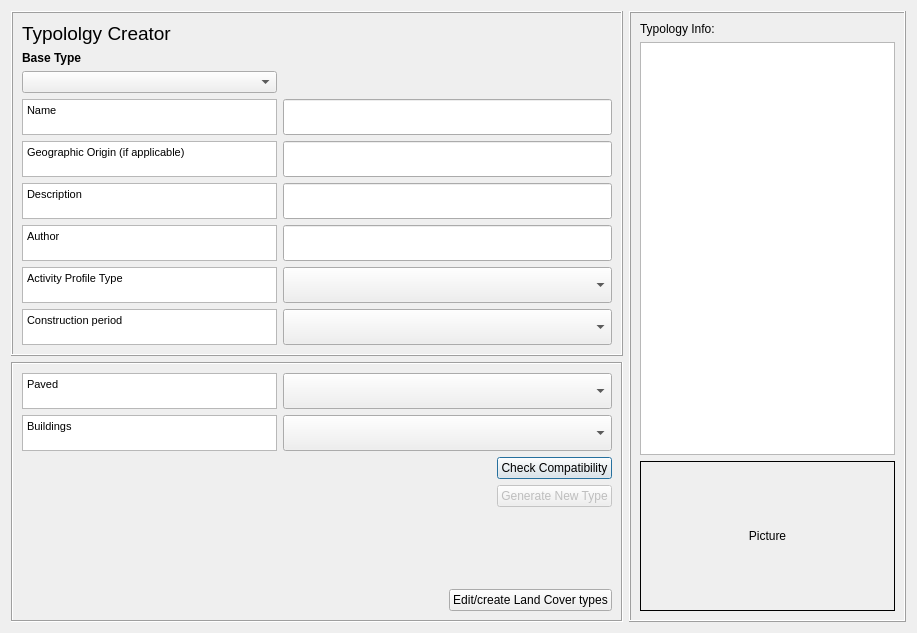
<?xml version="1.0" encoding="UTF-8"?>
<ui version="4.0">
 <class>urban_type_db_editorDialogBase</class>
 <widget class="QDialog" name="urban_type_db_editorDialogBase">
  <property name="geometry">
   <rect>
    <x>0</x>
    <y>0</y>
    <width>917</width>
    <height>633</height>
   </rect>
  </property>
  <property name="windowTitle">
   <string>Urban Type Database editor</string>
  </property>
  <layout class="QGridLayout" name="gridLayout_3">
   <item row="0" column="0">
    <widget class="QFrame" name="frame1">
     <property name="frameShape">
      <enum>QFrame::Box</enum>
     </property>
     <property name="frameShadow">
      <enum>QFrame::Raised</enum>
     </property>
     <layout class="QGridLayout" name="gridLayout">
      <item row="0" column="0">
       <widget class="QLabel" name="label_42">
        <property name="font">
         <font>
          <pointsize>14</pointsize>
         </font>
        </property>
        <property name="text">
         <string>&lt;!DOCTYPE HTML PUBLIC &quot;-//W3C//DTD HTML 4.0//EN&quot; &quot;http://www.w3.org/TR/REC-html40/strict.dtd&quot;&gt;
&lt;html&gt;&lt;head&gt;&lt;meta name=&quot;qrichtext&quot; content=&quot;1&quot; /&gt;&lt;style type=&quot;text/css&quot;&gt;
p, li { white-space: pre-wrap; }
&lt;/style&gt;&lt;/head&gt;&lt;body style=&quot; font-family:'MS Shell Dlg 2'; font-size:7.8pt; font-weight:400; font-style:normal;&quot;&gt;
&lt;p style=&quot; margin-top:0px; margin-bottom:0px; margin-left:0px; margin-right:0px; -qt-block-indent:0; text-indent:0px;&quot;&gt;&lt;span style=&quot; font-size:14pt;&quot;&gt;Typololgy Creator&lt;/span&gt;&lt;/p&gt;&lt;/body&gt;&lt;/html&gt;</string>
        </property>
       </widget>
      </item>
      <item row="1" column="0">
       <widget class="QLabel" name="label">
        <property name="sizePolicy">
         <sizepolicy hsizetype="Preferred" vsizetype="Minimum">
          <horstretch>0</horstretch>
          <verstretch>0</verstretch>
         </sizepolicy>
        </property>
        <property name="font">
         <font>
          <weight>75</weight>
          <bold>true</bold>
         </font>
        </property>
        <property name="text">
         <string>Base Type</string>
        </property>
        <property name="alignment">
         <set>Qt::AlignBottom|Qt::AlignLeading|Qt::AlignLeft</set>
        </property>
       </widget>
      </item>
      <item row="2" column="0">
       <widget class="QComboBox" name="comboBoxTableSelect"/>
      </item>
      <item row="3" column="0">
       <widget class="QTextBrowser" name="textBrowser_Surface">
        <property name="sizePolicy">
         <sizepolicy hsizetype="Preferred" vsizetype="Preferred">
          <horstretch>0</horstretch>
          <verstretch>0</verstretch>
         </sizepolicy>
        </property>
        <property name="minimumSize">
         <size>
          <width>1</width>
          <height>0</height>
         </size>
        </property>
        <property name="maximumSize">
         <size>
          <width>16777215</width>
          <height>36</height>
         </size>
        </property>
        <property name="html">
         <string>&lt;!DOCTYPE HTML PUBLIC &quot;-//W3C//DTD HTML 4.0//EN&quot; &quot;http://www.w3.org/TR/REC-html40/strict.dtd&quot;&gt;
&lt;html&gt;&lt;head&gt;&lt;meta name=&quot;qrichtext&quot; content=&quot;1&quot; /&gt;&lt;style type=&quot;text/css&quot;&gt;
p, li { white-space: pre-wrap; }
&lt;/style&gt;&lt;/head&gt;&lt;body style=&quot; font-family:'MS Shell Dlg 2'; font-size:7.8pt; font-weight:400; font-style:normal;&quot;&gt;
&lt;p style=&quot; margin-top:0px; margin-bottom:0px; margin-left:0px; margin-right:0px; -qt-block-indent:0; text-indent:0px;&quot;&gt;&lt;span style=&quot; font-size:8pt;&quot;&gt;Name&lt;/span&gt;&lt;/p&gt;&lt;/body&gt;&lt;/html&gt;</string>
        </property>
       </widget>
      </item>
      <item row="3" column="1">
       <widget class="QgsFilterLineEdit" name="textEditName">
        <property name="sizePolicy">
         <sizepolicy hsizetype="Expanding" vsizetype="Preferred">
          <horstretch>0</horstretch>
          <verstretch>0</verstretch>
         </sizepolicy>
        </property>
        <property name="maximumSize">
         <size>
          <width>16777215</width>
          <height>36</height>
         </size>
        </property>
        <property name="inputMethodHints">
         <set>Qt::ImhNone</set>
        </property>
        <property name="qgisRelation" stdset="0">
         <string notr="true"/>
        </property>
       </widget>
      </item>
      <item row="4" column="0">
       <widget class="QTextBrowser" name="textBrowserDesc">
        <property name="sizePolicy">
         <sizepolicy hsizetype="Preferred" vsizetype="Preferred">
          <horstretch>0</horstretch>
          <verstretch>0</verstretch>
         </sizepolicy>
        </property>
        <property name="minimumSize">
         <size>
          <width>1</width>
          <height>0</height>
         </size>
        </property>
        <property name="maximumSize">
         <size>
          <width>16777215</width>
          <height>36</height>
         </size>
        </property>
        <property name="html">
         <string>&lt;!DOCTYPE HTML PUBLIC &quot;-//W3C//DTD HTML 4.0//EN&quot; &quot;http://www.w3.org/TR/REC-html40/strict.dtd&quot;&gt;
&lt;html&gt;&lt;head&gt;&lt;meta name=&quot;qrichtext&quot; content=&quot;1&quot; /&gt;&lt;style type=&quot;text/css&quot;&gt;
p, li { white-space: pre-wrap; }
&lt;/style&gt;&lt;/head&gt;&lt;body style=&quot; font-family:'MS Shell Dlg 2'; font-size:7.8pt; font-weight:400; font-style:normal;&quot;&gt;
&lt;p style=&quot; margin-top:0px; margin-bottom:0px; margin-left:0px; margin-right:0px; -qt-block-indent:0; text-indent:0px;&quot;&gt;&lt;span style=&quot; font-size:8pt;&quot;&gt;Geographic Origin (if applicable)&lt;/span&gt;&lt;/p&gt;&lt;/body&gt;&lt;/html&gt;</string>
        </property>
       </widget>
      </item>
      <item row="4" column="1">
       <widget class="QgsFilterLineEdit" name="textEditOrig">
        <property name="sizePolicy">
         <sizepolicy hsizetype="Expanding" vsizetype="Preferred">
          <horstretch>0</horstretch>
          <verstretch>0</verstretch>
         </sizepolicy>
        </property>
        <property name="maximumSize">
         <size>
          <width>16777215</width>
          <height>36</height>
         </size>
        </property>
        <property name="inputMethodHints">
         <set>Qt::ImhNone</set>
        </property>
        <property name="qgisRelation" stdset="0">
         <string notr="true"/>
        </property>
       </widget>
      </item>
      <item row="5" column="0">
       <widget class="QTextBrowser" name="textBrowserOrig">
        <property name="sizePolicy">
         <sizepolicy hsizetype="Preferred" vsizetype="Preferred">
          <horstretch>0</horstretch>
          <verstretch>0</verstretch>
         </sizepolicy>
        </property>
        <property name="minimumSize">
         <size>
          <width>1</width>
          <height>0</height>
         </size>
        </property>
        <property name="maximumSize">
         <size>
          <width>16777215</width>
          <height>36</height>
         </size>
        </property>
        <property name="html">
         <string>&lt;!DOCTYPE HTML PUBLIC &quot;-//W3C//DTD HTML 4.0//EN&quot; &quot;http://www.w3.org/TR/REC-html40/strict.dtd&quot;&gt;
&lt;html&gt;&lt;head&gt;&lt;meta name=&quot;qrichtext&quot; content=&quot;1&quot; /&gt;&lt;style type=&quot;text/css&quot;&gt;
p, li { white-space: pre-wrap; }
&lt;/style&gt;&lt;/head&gt;&lt;body style=&quot; font-family:'MS Shell Dlg 2'; font-size:7.8pt; font-weight:400; font-style:normal;&quot;&gt;
&lt;p style=&quot; margin-top:0px; margin-bottom:0px; margin-left:0px; margin-right:0px; -qt-block-indent:0; text-indent:0px;&quot;&gt;&lt;span style=&quot; font-size:8pt;&quot;&gt;Description&lt;/span&gt;&lt;/p&gt;&lt;/body&gt;&lt;/html&gt;</string>
        </property>
       </widget>
      </item>
      <item row="5" column="1">
       <widget class="QgsFilterLineEdit" name="textEditDesc">
        <property name="sizePolicy">
         <sizepolicy hsizetype="Expanding" vsizetype="Preferred">
          <horstretch>0</horstretch>
          <verstretch>0</verstretch>
         </sizepolicy>
        </property>
        <property name="maximumSize">
         <size>
          <width>16777215</width>
          <height>36</height>
         </size>
        </property>
        <property name="qgisRelation" stdset="0">
         <string notr="true"/>
        </property>
       </widget>
      </item>
      <item row="6" column="0">
       <widget class="QTextBrowser" name="textBrowserOrig_2">
        <property name="sizePolicy">
         <sizepolicy hsizetype="Preferred" vsizetype="Preferred">
          <horstretch>0</horstretch>
          <verstretch>0</verstretch>
         </sizepolicy>
        </property>
        <property name="minimumSize">
         <size>
          <width>1</width>
          <height>0</height>
         </size>
        </property>
        <property name="maximumSize">
         <size>
          <width>16777215</width>
          <height>36</height>
         </size>
        </property>
        <property name="html">
         <string>&lt;!DOCTYPE HTML PUBLIC &quot;-//W3C//DTD HTML 4.0//EN&quot; &quot;http://www.w3.org/TR/REC-html40/strict.dtd&quot;&gt;
&lt;html&gt;&lt;head&gt;&lt;meta name=&quot;qrichtext&quot; content=&quot;1&quot; /&gt;&lt;style type=&quot;text/css&quot;&gt;
p, li { white-space: pre-wrap; }
&lt;/style&gt;&lt;/head&gt;&lt;body style=&quot; font-family:'MS Shell Dlg 2'; font-size:7.8pt; font-weight:400; font-style:normal;&quot;&gt;
&lt;p style=&quot; margin-top:0px; margin-bottom:0px; margin-left:0px; margin-right:0px; -qt-block-indent:0; text-indent:0px;&quot;&gt;&lt;span style=&quot; font-size:8pt;&quot;&gt;Author&lt;/span&gt;&lt;/p&gt;&lt;/body&gt;&lt;/html&gt;</string>
        </property>
       </widget>
      </item>
      <item row="6" column="1">
       <widget class="QgsFilterLineEdit" name="textEditAuthor">
        <property name="sizePolicy">
         <sizepolicy hsizetype="Expanding" vsizetype="Preferred">
          <horstretch>0</horstretch>
          <verstretch>0</verstretch>
         </sizepolicy>
        </property>
        <property name="maximumSize">
         <size>
          <width>16777215</width>
          <height>36</height>
         </size>
        </property>
        <property name="qgisRelation" stdset="0">
         <string notr="true"/>
        </property>
       </widget>
      </item>
      <item row="7" column="0">
       <widget class="QTextBrowser" name="textBrowserProf">
        <property name="sizePolicy">
         <sizepolicy hsizetype="Preferred" vsizetype="Preferred">
          <horstretch>0</horstretch>
          <verstretch>0</verstretch>
         </sizepolicy>
        </property>
        <property name="minimumSize">
         <size>
          <width>1</width>
          <height>0</height>
         </size>
        </property>
        <property name="maximumSize">
         <size>
          <width>16777215</width>
          <height>36</height>
         </size>
        </property>
        <property name="html">
         <string>&lt;!DOCTYPE HTML PUBLIC &quot;-//W3C//DTD HTML 4.0//EN&quot; &quot;http://www.w3.org/TR/REC-html40/strict.dtd&quot;&gt;
&lt;html&gt;&lt;head&gt;&lt;meta name=&quot;qrichtext&quot; content=&quot;1&quot; /&gt;&lt;style type=&quot;text/css&quot;&gt;
p, li { white-space: pre-wrap; }
&lt;/style&gt;&lt;/head&gt;&lt;body style=&quot; font-family:'MS Shell Dlg 2'; font-size:7.8pt; font-weight:400; font-style:normal;&quot;&gt;
&lt;p style=&quot; margin-top:0px; margin-bottom:0px; margin-left:0px; margin-right:0px; -qt-block-indent:0; text-indent:0px;&quot;&gt;&lt;span style=&quot; font-size:8pt;&quot;&gt;Activity Profile Type&lt;/span&gt;&lt;/p&gt;&lt;/body&gt;&lt;/html&gt;</string>
        </property>
       </widget>
      </item>
      <item row="7" column="1">
       <widget class="QComboBox" name="comboBoxProf">
        <property name="sizePolicy">
         <sizepolicy hsizetype="Expanding" vsizetype="Preferred">
          <horstretch>0</horstretch>
          <verstretch>0</verstretch>
         </sizepolicy>
        </property>
        <property name="minimumSize">
         <size>
          <width>329</width>
          <height>0</height>
         </size>
        </property>
        <property name="currentIndex">
         <number>0</number>
        </property>
        <item>
         <property name="text">
          <string/>
         </property>
        </item>
        <item>
         <property name="text">
          <string>Residential</string>
         </property>
        </item>
        <item>
         <property name="text">
          <string>Commercial</string>
         </property>
        </item>
        <item>
         <property name="text">
          <string>Industrial</string>
         </property>
        </item>
       </widget>
      </item>
      <item row="8" column="0">
       <widget class="QTextBrowser" name="textBrowserProf_2">
        <property name="sizePolicy">
         <sizepolicy hsizetype="Preferred" vsizetype="Preferred">
          <horstretch>0</horstretch>
          <verstretch>0</verstretch>
         </sizepolicy>
        </property>
        <property name="minimumSize">
         <size>
          <width>1</width>
          <height>0</height>
         </size>
        </property>
        <property name="maximumSize">
         <size>
          <width>16777215</width>
          <height>36</height>
         </size>
        </property>
        <property name="html">
         <string>&lt;!DOCTYPE HTML PUBLIC &quot;-//W3C//DTD HTML 4.0//EN&quot; &quot;http://www.w3.org/TR/REC-html40/strict.dtd&quot;&gt;
&lt;html&gt;&lt;head&gt;&lt;meta name=&quot;qrichtext&quot; content=&quot;1&quot; /&gt;&lt;style type=&quot;text/css&quot;&gt;
p, li { white-space: pre-wrap; }
&lt;/style&gt;&lt;/head&gt;&lt;body style=&quot; font-family:'MS Shell Dlg 2'; font-size:7.8pt; font-weight:400; font-style:normal;&quot;&gt;
&lt;p style=&quot; margin-top:0px; margin-bottom:0px; margin-left:0px; margin-right:0px; -qt-block-indent:0; text-indent:0px;&quot;&gt;&lt;span style=&quot; font-size:8pt;&quot;&gt;Construction period&lt;/span&gt;&lt;/p&gt;&lt;/body&gt;&lt;/html&gt;</string>
        </property>
       </widget>
      </item>
      <item row="8" column="1">
       <widget class="QComboBox" name="comboBoxPeriod">
        <property name="sizePolicy">
         <sizepolicy hsizetype="Expanding" vsizetype="Preferred">
          <horstretch>0</horstretch>
          <verstretch>0</verstretch>
         </sizepolicy>
        </property>
        <property name="minimumSize">
         <size>
          <width>329</width>
          <height>0</height>
         </size>
        </property>
        <property name="currentIndex">
         <number>0</number>
        </property>
        <item>
         <property name="text">
          <string/>
         </property>
        </item>
        <item>
         <property name="text">
          <string>Pre80</string>
         </property>
        </item>
        <item>
         <property name="text">
          <string>Pst80</string>
         </property>
        </item>
        <item>
         <property name="text">
          <string>New</string>
         </property>
        </item>
       </widget>
      </item>
     </layout>
    </widget>
   </item>
   <item row="0" column="1" rowspan="2">
    <widget class="QFrame" name="lodFrame_4">
     <property name="frameShape">
      <enum>QFrame::Box</enum>
     </property>
     <property name="frameShadow">
      <enum>QFrame::Raised</enum>
     </property>
     <layout class="QGridLayout" name="gridLayout_9">
      <item row="0" column="0">
       <layout class="QGridLayout" name="gridLayout_4">
        <item row="0" column="0">
         <widget class="QLabel" name="label_4">
          <property name="text">
           <string>Typology Info:</string>
          </property>
          <property name="alignment">
           <set>Qt::AlignLeading|Qt::AlignLeft|Qt::AlignVCenter</set>
          </property>
         </widget>
        </item>
       </layout>
      </item>
      <item row="2" column="0">
       <widget class="QLabel" name="label_2">
        <property name="minimumSize">
         <size>
          <width>0</width>
          <height>150</height>
         </size>
        </property>
        <property name="frameShape">
         <enum>QFrame::Panel</enum>
        </property>
        <property name="text">
         <string>Picture</string>
        </property>
        <property name="alignment">
         <set>Qt::AlignCenter</set>
        </property>
       </widget>
      </item>
      <item row="1" column="0">
       <widget class="QTextBrowser" name="textBrowserTypo">
        <property name="readOnly">
         <bool>false</bool>
        </property>
        <property name="openExternalLinks">
         <bool>true</bool>
        </property>
       </widget>
      </item>
     </layout>
    </widget>
   </item>
   <item row="1" column="0">
    <widget class="QFrame" name="frame">
     <property name="frameShape">
      <enum>QFrame::Box</enum>
     </property>
     <property name="frameShadow">
      <enum>QFrame::Sunken</enum>
     </property>
     <layout class="QGridLayout" name="gridLayout_2">
      <item row="2" column="1">
       <layout class="QGridLayout" name="gridLayout_8">
        <item row="2" column="0">
         <spacer name="horizontalSpacer">
          <property name="orientation">
           <enum>Qt::Horizontal</enum>
          </property>
          <property name="sizeHint" stdset="0">
           <size>
            <width>40</width>
            <height>20</height>
           </size>
          </property>
         </spacer>
        </item>
        <item row="2" column="1">
         <widget class="QPushButton" name="pushButtonCheck">
          <property name="text">
           <string>Check Compatibility</string>
          </property>
         </widget>
        </item>
        <item row="3" column="1">
         <widget class="QPushButton" name="pushButtonGen">
          <property name="enabled">
           <bool>false</bool>
          </property>
          <property name="text">
           <string>Generate New Type</string>
          </property>
         </widget>
        </item>
       </layout>
      </item>
      <item row="1" column="0">
       <widget class="QTextBrowser" name="textBrowser_1">
        <property name="sizePolicy">
         <sizepolicy hsizetype="Expanding" vsizetype="Fixed">
          <horstretch>0</horstretch>
          <verstretch>0</verstretch>
         </sizepolicy>
        </property>
        <property name="maximumSize">
         <size>
          <width>16777215</width>
          <height>36</height>
         </size>
        </property>
        <property name="html">
         <string>&lt;!DOCTYPE HTML PUBLIC &quot;-//W3C//DTD HTML 4.0//EN&quot; &quot;http://www.w3.org/TR/REC-html40/strict.dtd&quot;&gt;
&lt;html&gt;&lt;head&gt;&lt;meta name=&quot;qrichtext&quot; content=&quot;1&quot; /&gt;&lt;style type=&quot;text/css&quot;&gt;
p, li { white-space: pre-wrap; }
&lt;/style&gt;&lt;/head&gt;&lt;body style=&quot; font-family:'MS Shell Dlg 2'; font-size:7.8pt; font-weight:400; font-style:normal;&quot;&gt;
&lt;p style=&quot; margin-top:0px; margin-bottom:0px; margin-left:0px; margin-right:0px; -qt-block-indent:0; text-indent:0px;&quot;&gt;&lt;span style=&quot; font-size:8pt;&quot;&gt;Buildings&lt;/span&gt;&lt;/p&gt;&lt;/body&gt;&lt;/html&gt;</string>
        </property>
       </widget>
      </item>
      <item row="4" column="1">
       <layout class="QGridLayout" name="gridLayout_6">
        <item row="0" column="0">
         <spacer name="horizontalSpacer_2">
          <property name="orientation">
           <enum>Qt::Horizontal</enum>
          </property>
          <property name="sizeHint" stdset="0">
           <size>
            <width>40</width>
            <height>20</height>
           </size>
          </property>
         </spacer>
        </item>
        <item row="0" column="1">
         <widget class="QPushButton" name="editTypeButton">
          <property name="enabled">
           <bool>true</bool>
          </property>
          <property name="text">
           <string>Edit/create Land Cover types</string>
          </property>
         </widget>
        </item>
       </layout>
      </item>
      <item row="0" column="1">
       <widget class="QComboBox" name="comboBoxPavedType">
        <property name="sizePolicy">
         <sizepolicy hsizetype="Expanding" vsizetype="Preferred">
          <horstretch>0</horstretch>
          <verstretch>0</verstretch>
         </sizepolicy>
        </property>
        <property name="minimumSize">
         <size>
          <width>329</width>
          <height>0</height>
         </size>
        </property>
       </widget>
      </item>
      <item row="0" column="0">
       <widget class="QTextBrowser" name="textBrowser_0">
        <property name="sizePolicy">
         <sizepolicy hsizetype="Preferred" vsizetype="Preferred">
          <horstretch>0</horstretch>
          <verstretch>0</verstretch>
         </sizepolicy>
        </property>
        <property name="maximumSize">
         <size>
          <width>16777215</width>
          <height>36</height>
         </size>
        </property>
        <property name="html">
         <string>&lt;!DOCTYPE HTML PUBLIC &quot;-//W3C//DTD HTML 4.0//EN&quot; &quot;http://www.w3.org/TR/REC-html40/strict.dtd&quot;&gt;
&lt;html&gt;&lt;head&gt;&lt;meta name=&quot;qrichtext&quot; content=&quot;1&quot; /&gt;&lt;style type=&quot;text/css&quot;&gt;
p, li { white-space: pre-wrap; }
&lt;/style&gt;&lt;/head&gt;&lt;body style=&quot; font-family:'MS Shell Dlg 2'; font-size:7.8pt; font-weight:400; font-style:normal;&quot;&gt;
&lt;p style=&quot; margin-top:0px; margin-bottom:0px; margin-left:0px; margin-right:0px; -qt-block-indent:0; text-indent:0px;&quot;&gt;&lt;span style=&quot; font-size:8pt;&quot;&gt;Paved&lt;/span&gt;&lt;/p&gt;&lt;/body&gt;&lt;/html&gt;</string>
        </property>
       </widget>
      </item>
      <item row="1" column="1">
       <widget class="QComboBox" name="comboBoxBuildingType">
        <property name="sizePolicy">
         <sizepolicy hsizetype="Expanding" vsizetype="Preferred">
          <horstretch>0</horstretch>
          <verstretch>0</verstretch>
         </sizepolicy>
        </property>
        <property name="minimumSize">
         <size>
          <width>329</width>
          <height>0</height>
         </size>
        </property>
       </widget>
      </item>
      <item row="3" column="1">
       <spacer name="verticalSpacer_2">
        <property name="orientation">
         <enum>Qt::Vertical</enum>
        </property>
        <property name="sizeHint" stdset="0">
         <size>
          <width>20</width>
          <height>40</height>
         </size>
        </property>
       </spacer>
      </item>
     </layout>
    </widget>
   </item>
  </layout>
 </widget>
 <customwidgets>
  <customwidget>
   <class>QgsFilterLineEdit</class>
   <extends>QLineEdit</extends>
   <header>qgsfilterlineedit.h</header>
  </customwidget>
 </customwidgets>
 <resources/>
 <connections/>
</ui>
